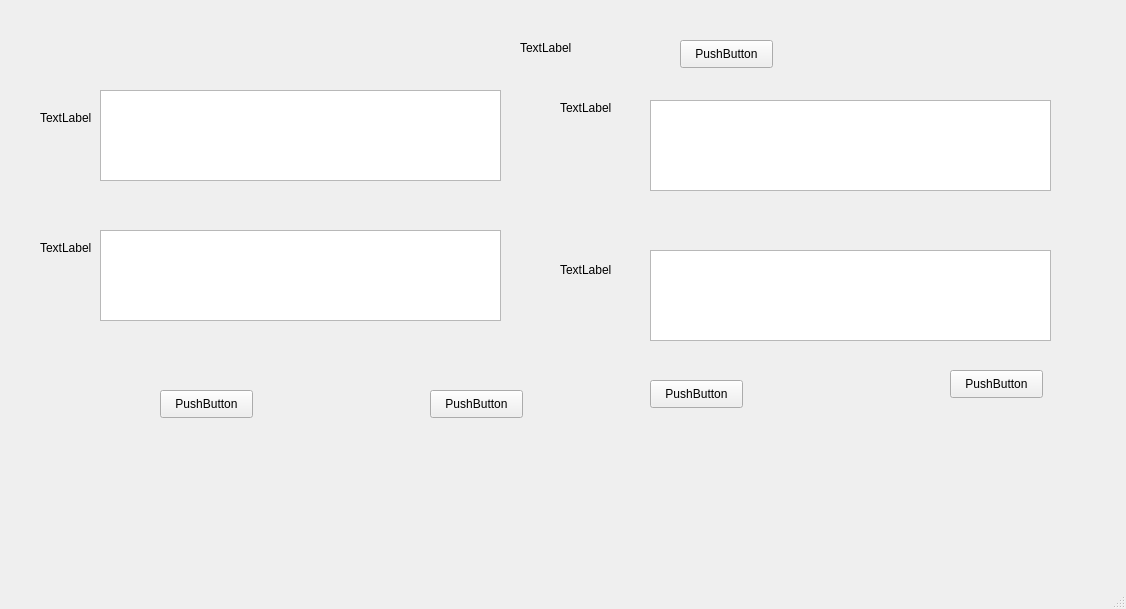
<?xml version="1.0" encoding="UTF-8"?>
<ui version="4.0">
 <class>MainWindow</class>
 <widget class="QMainWindow" name="MainWindow">
  <property name="geometry">
   <rect>
    <x>0</x>
    <y>0</y>
    <width>1126</width>
    <height>609</height>
   </rect>
  </property>
  <property name="windowTitle">
   <string>MainWindow</string>
  </property>
  <widget class="QWidget" name="centralwidget">
   <widget class="QPlainTextEdit" name="plainTextEdit">
    <property name="geometry">
     <rect>
      <x>100</x>
      <y>90</y>
      <width>401</width>
      <height>91</height>
     </rect>
    </property>
   </widget>
   <widget class="QPlainTextEdit" name="plainTextEdit_2">
    <property name="geometry">
     <rect>
      <x>100</x>
      <y>230</y>
      <width>401</width>
      <height>91</height>
     </rect>
    </property>
   </widget>
   <widget class="QPlainTextEdit" name="plainTextEdit_3">
    <property name="geometry">
     <rect>
      <x>650</x>
      <y>100</y>
      <width>401</width>
      <height>91</height>
     </rect>
    </property>
   </widget>
   <widget class="QPlainTextEdit" name="plainTextEdit_4">
    <property name="geometry">
     <rect>
      <x>650</x>
      <y>250</y>
      <width>401</width>
      <height>91</height>
     </rect>
    </property>
   </widget>
   <widget class="QLabel" name="label">
    <property name="geometry">
     <rect>
      <x>40</x>
      <y>110</y>
      <width>55</width>
      <height>16</height>
     </rect>
    </property>
    <property name="text">
     <string>TextLabel</string>
    </property>
   </widget>
   <widget class="QLabel" name="label_2">
    <property name="geometry">
     <rect>
      <x>40</x>
      <y>240</y>
      <width>55</width>
      <height>16</height>
     </rect>
    </property>
    <property name="text">
     <string>TextLabel</string>
    </property>
   </widget>
   <widget class="QLabel" name="label_3">
    <property name="geometry">
     <rect>
      <x>560</x>
      <y>100</y>
      <width>55</width>
      <height>16</height>
     </rect>
    </property>
    <property name="text">
     <string>TextLabel</string>
    </property>
   </widget>
   <widget class="QLabel" name="label_4">
    <property name="geometry">
     <rect>
      <x>560</x>
      <y>260</y>
      <width>55</width>
      <height>20</height>
     </rect>
    </property>
    <property name="text">
     <string>TextLabel</string>
    </property>
   </widget>
   <widget class="QLabel" name="label_5">
    <property name="geometry">
     <rect>
      <x>520</x>
      <y>40</y>
      <width>55</width>
      <height>16</height>
     </rect>
    </property>
    <property name="text">
     <string>TextLabel</string>
    </property>
   </widget>
   <widget class="QPushButton" name="pushButton">
    <property name="geometry">
     <rect>
      <x>680</x>
      <y>40</y>
      <width>93</width>
      <height>28</height>
     </rect>
    </property>
    <property name="text">
     <string>PushButton</string>
    </property>
   </widget>
   <widget class="QPushButton" name="pushButton_2">
    <property name="geometry">
     <rect>
      <x>160</x>
      <y>390</y>
      <width>93</width>
      <height>28</height>
     </rect>
    </property>
    <property name="text">
     <string>PushButton</string>
    </property>
   </widget>
   <widget class="QPushButton" name="pushButton_3">
    <property name="geometry">
     <rect>
      <x>430</x>
      <y>390</y>
      <width>93</width>
      <height>28</height>
     </rect>
    </property>
    <property name="text">
     <string>PushButton</string>
    </property>
   </widget>
   <widget class="QPushButton" name="pushButton_4">
    <property name="geometry">
     <rect>
      <x>650</x>
      <y>380</y>
      <width>93</width>
      <height>28</height>
     </rect>
    </property>
    <property name="text">
     <string>PushButton</string>
    </property>
   </widget>
   <widget class="QPushButton" name="pushButton_5">
    <property name="geometry">
     <rect>
      <x>950</x>
      <y>370</y>
      <width>93</width>
      <height>28</height>
     </rect>
    </property>
    <property name="text">
     <string>PushButton</string>
    </property>
   </widget>
  </widget>
  <widget class="QMenuBar" name="menubar">
   <property name="geometry">
    <rect>
     <x>0</x>
     <y>0</y>
     <width>1126</width>
     <height>26</height>
    </rect>
   </property>
  </widget>
  <widget class="QStatusBar" name="statusbar"/>
 </widget>
 <resources/>
 <connections/>
</ui>
